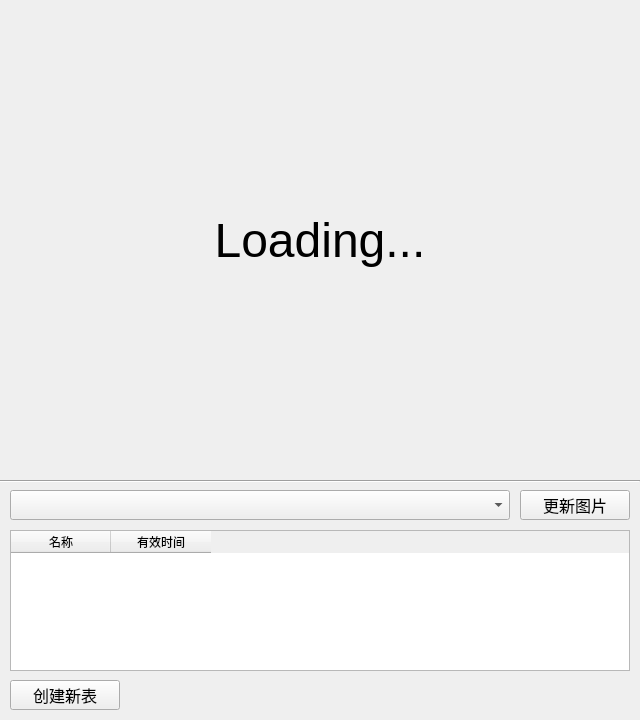
<?xml version="1.0" encoding="UTF-8"?>
<ui version="4.0">
 <class>MainWindow</class>
 <widget class="QMainWindow" name="MainWindow">
  <property name="geometry">
   <rect>
    <x>0</x>
    <y>0</y>
    <width>640</width>
    <height>720</height>
   </rect>
  </property>
  <property name="minimumSize">
   <size>
    <width>640</width>
    <height>720</height>
   </size>
  </property>
  <property name="maximumSize">
   <size>
    <width>640</width>
    <height>720</height>
   </size>
  </property>
  <property name="windowTitle">
   <string>校车时间表编辑器</string>
  </property>
  <widget class="QWidget" name="centralwidget">
   <widget class="Line" name="line">
    <property name="geometry">
     <rect>
      <x>640</x>
      <y>0</y>
      <width>3</width>
      <height>720</height>
     </rect>
    </property>
    <property name="orientation">
     <enum>Qt::Orientation::Vertical</enum>
    </property>
   </widget>
   <widget class="QLabel" name="label">
    <property name="geometry">
     <rect>
      <x>0</x>
      <y>0</y>
      <width>640</width>
      <height>480</height>
     </rect>
    </property>
    <property name="font">
     <font>
      <pointsize>36</pointsize>
     </font>
    </property>
    <property name="text">
     <string>Loading...</string>
    </property>
    <property name="alignment">
     <set>Qt::AlignmentFlag::AlignCenter</set>
    </property>
   </widget>
   <widget class="Line" name="line_2">
    <property name="geometry">
     <rect>
      <x>0</x>
      <y>480</y>
      <width>640</width>
      <height>3</height>
     </rect>
    </property>
    <property name="orientation">
     <enum>Qt::Orientation::Horizontal</enum>
    </property>
   </widget>
   <widget class="QPushButton" name="pushButton">
    <property name="geometry">
     <rect>
      <x>520</x>
      <y>490</y>
      <width>110</width>
      <height>30</height>
     </rect>
    </property>
    <property name="font">
     <font>
      <pointsize>12</pointsize>
     </font>
    </property>
    <property name="text">
     <string>更新图片</string>
    </property>
   </widget>
   <widget class="QComboBox" name="comboBox">
    <property name="geometry">
     <rect>
      <x>10</x>
      <y>490</y>
      <width>500</width>
      <height>30</height>
     </rect>
    </property>
    <property name="font">
     <font>
      <pointsize>9</pointsize>
     </font>
    </property>
   </widget>
   <widget class="QPushButton" name="pushButton_2">
    <property name="geometry">
     <rect>
      <x>10</x>
      <y>680</y>
      <width>110</width>
      <height>30</height>
     </rect>
    </property>
    <property name="font">
     <font>
      <pointsize>12</pointsize>
     </font>
    </property>
    <property name="text">
     <string>创建新表</string>
    </property>
   </widget>
   <widget class="QTableWidget" name="tableWidget">
    <property name="geometry">
     <rect>
      <x>10</x>
      <y>530</y>
      <width>620</width>
      <height>141</height>
     </rect>
    </property>
    <attribute name="horizontalHeaderCascadingSectionResizes">
     <bool>false</bool>
    </attribute>
    <attribute name="verticalHeaderCascadingSectionResizes">
     <bool>false</bool>
    </attribute>
    <column>
     <property name="text">
      <string>名称</string>
     </property>
    </column>
    <column>
     <property name="text">
      <string>有效时间</string>
     </property>
    </column>
   </widget>
  </widget>
 </widget>
 <resources/>
 <connections/>
</ui>
